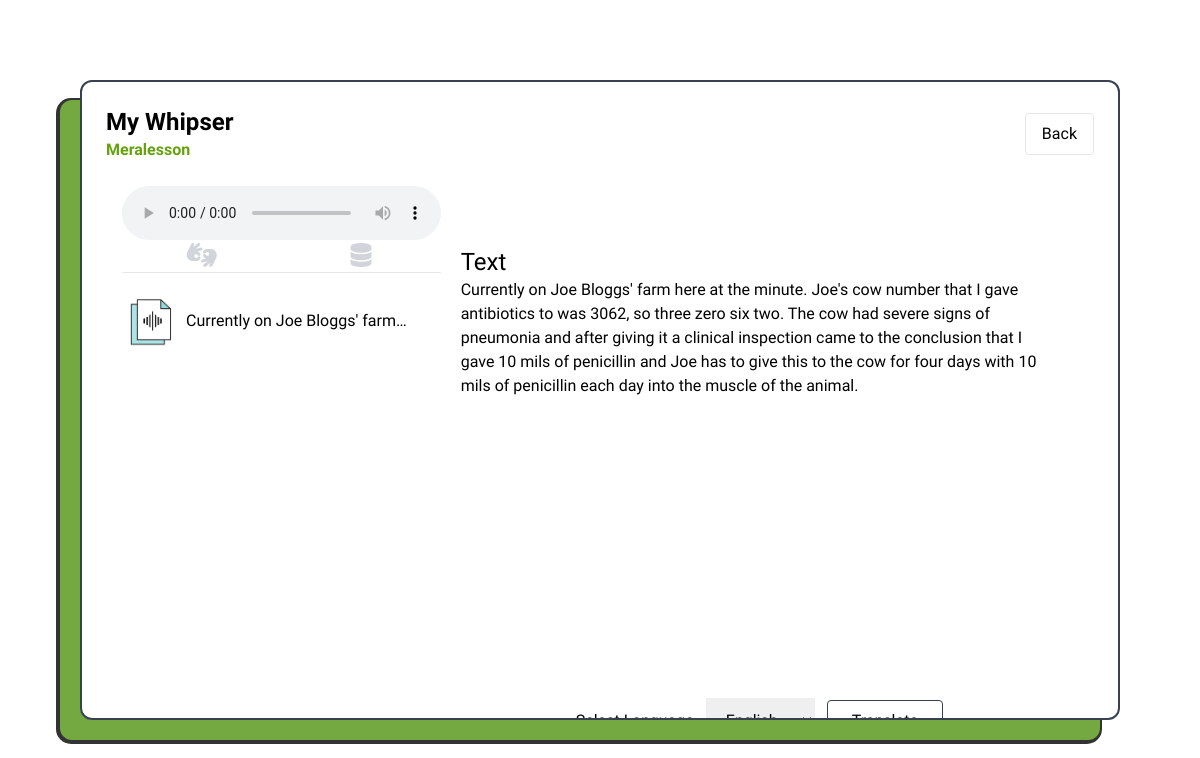
/view.php?file=15, run on the app's committed database.
### tables this page shows
CREATE TABLE `files` (
  `ID` int(11) NOT NULL,
  `content` text DEFAULT NULL,
  `fileUrl` varchar(255) DEFAULT NULL,
  `translated` text DEFAULT NULL,
  `lang` varchar(255) DEFAULT NULL,
  `type` enum('audio','video') NOT NULL
);

### backend/classes/DB.php (called while the page is built)
<?php
    class DB{
        function connect(){
            try{
                $db = new PDO('mysql:host=localhost; dbname=MyWhisper', 'root', '');
                 return $db;
            }catch(PDOException $error){
                echo 'Connection Failed: ' . $error;
            }
        }
    }

### backend/init.php (called while the page is built)
<?php
     require 'classes/DB.php';
     require 'classes/Whisper.php';
    $whisperObj = new Whisper;

### view.php (the view, shortened to what this page needs)
<?php
    include 'backend/init.php';
    $file = '';
    if($_SERVER['REQUEST_METHOD'] === "GET"){
        if(isset($_GET['file'])){
            $file = $whisperObj->getFileById($_GET['file']);
        }
    }
?>
<!DOCTYPE html>
<html>
<head>
	<link rel="stylesheet" href="https://cdnjs.cloudflare.com/ajax/libs/font-awesome/6.4.2/css/all.min.css" />
    <link rel="stylesheet" type="text/css" href="frontend/style/style.css"/>
    <script src="https://cdn.tailwindcss.com"></script>
</head>
<body class="">
<div class="Wrapper">
	<div class="inner-wrapper h-screen flex justify-center p-20">
		<div class="h-full border-2 rounded-xl border-gray-700" style="width: 1280px; max-height: 1080px; box-shadow: -20px 20px 0px 0px #74a840,-21px 21px 0px 3px #343333">
			<div class="flex h-full flex-col">
				<div class="flex w-full justify-between p-6">
					<div class="flex justify-center flex-col">
						<h2 class="text-2xl font-semibold">My Whipser</h2>
						<span><a class="font-semibold text-lime-600" href="https://www.meralesson.com">Meralesson</a></span>
					</div>
					<div class="flex items-center justify-center">
						<a href="index.php" class="border rounded px-4 py-2 cursor-pointer hover:bg-gray-100">Back</a>
					</div>
				</div>
				<div class="px-10 overflow-hidden">
					<div class="flex">
						<div class="w-1/3">
 							<div>
                                <?php if($file->type === "audio"):?>
									<audio controls style="width:100%;border-radius: 20px;">
 										<source src="<?php echo $file->fileUrl;?>" type="audio/mpeg">
									</audio>
								<?php endif;?>
							</div>
							<div class="flex flex-col">
								<div>
									<ul class="flex border-b justify-between">
										<li class="flex-1 flex font-sm items-center justify-center text-2xl text-gray-300 cursor-pointer hover:bg-gray-100">
											<span><i class="fa-solid fa-hands-asl-interpreting"></i></span>
										</li>
										<li class="flex-1 flex items-center justify-center font-sm text-2xl text-gray-300 cursor-pointer hover:bg-gray-100">
											<span><i class="fa-solid fa-database"></i></span>
										</li>
									</ul>
								</div>
								<div style="height: 400px; overflow:scroll;">
									<div class="flex" >
										<ul class="w-full h-full">
                                            <?php $whisperObj->getRecentList();?>
										</ul>
									</div>
								</div>
							</div>
						</div>
						<div class="flex-1">
							<div id="scroll" class="py-10 px-5 overflow-y-scroll w-full" style="height:500px;">
								<ul class="w-full">
									<li class="flex flex-col my-5 w-full">
										<h3 class="text-2xl">Text</h3>
										<div>
                                           <?php echo $file->content;?>
										</div>
									</li>
								</ul>
							</div>
							<form id="form" method="POST">
								<div class="flex flex-col justify-center items-center">
 									<div class="">
									 	<label for="lang">Select Language</label>
										<select id="lang"  name="lang"  class="px-4 py-3 mx-2 my-3">
											<option value="English">English</option>
										</select>
										<button id="translateBtn" name="translate" class="border border-gray-700 rounded px-6 py-2 cursor-pointer hover:bg-gray-100 font-normal">Translate</button>
									</div>
  								</div>
							</form>
 						</div>
					</div>
				</div>
			</div>
		</div>
	</div>
</div>
</body>
</html>

### backend/classes/Whisper.php (shortened to what this page needs)
<?php
    class Whisper{
        private $DB;
        public function __construct(){
            $db = new DB;
            $this->DB = $db->connect();
        }
        public function getRecentList(){
            $stmt = $this->DB->prepare("SELECT * FROM `files` ORDER BY `ID` DESC");
            $stmt->execute();
            $files = $stmt->fetchAll(PDO::FETCH_OBJ);
            foreach($files as $file){
                echo '<a href="view.php?file='.$file->ID.'">
                            <li class="rounded flex my-5 cursor-pointer hover:bg-gray-100 items-center">
                                <div class="w-14">
                                '.(($file->type === 'audio') ?
                                    '<img src="frontend/images/audio-img.png"/>' :
                                    '<img src="frontend/images/video-img.png"/>' )
                                .'
                                </div>
                                <div class=" overflow-hidden w-60 font-normal h-auto font-bold p-2 ">
                                    <div>
                                        <p class="truncate">'.$file->content.'</p>
                                    </div>
                                </div>
                            </li>
                        </a>';
            }
         }
        public function getFileById($fileID){
            $stmt = $this->DB->prepare("SELECT * FROM `files` WHERE `ID` = :fileID");
            $stmt->bindParam(":fileID", $fileID, PDO::PARAM_INT);
            $stmt->execute();
            return $stmt->fetch(PDO::FETCH_OBJ);
        }
    }

### frontend/style/style.css (style rules this page uses)
* { font-family: 'Varela Round', sans-serif; box-sizing: border-box; }

### data on the page
files: content "Currently on Joe Bloggs' farm…", content "Currently on Joe Bloggs' farm here at the minute. Joe's cow number that I gave antibiotics to was 3062, so three zero six two. The cow had severe signs of pneumonia and after giving it a clinical inspection came to the conclusion that I gave 10 mils of penicillin and Joe has to give this to the cow for four days with 10 mils of penicillin each day into the muscle of the animal."
